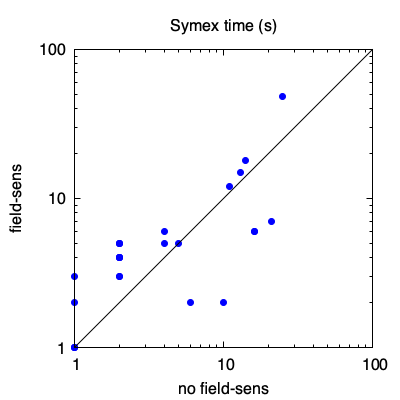

Generate this figure with gnuplot:
set term pngcairo size 400, 400
set output 'symex-time.png'
set logscale xy
set xlabel 'no field-sens'
set ylabel 'field-sens'
set xrange [1:100]
set yrange [1:100]
set size ratio 1
set title 'Symex time (s)'
plot 'symex-time.txt' using 2:1 with points pt 7 ps 1 lc rgb 'blue' notitle, \
    x with line lt 1 lc rgb 'black' notitle

